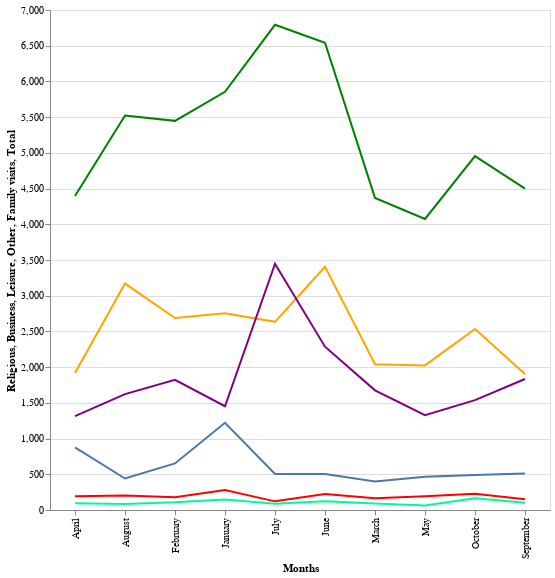

Notebook code for this chart:
### Code cell
l1=alt.Chart(to).mark_line().encode(x='Months', y='Religious',tooltip=[
        alt.Tooltip('Months:O', title='Months'),
        alt.Tooltip('Religious:Q', title='Religious') ]).properties( width=500,height=500)

l2=alt.Chart(to).mark_line(color='red').encode(x='Months', y='Business',tooltip=[
        alt.Tooltip('Months:O', title='Months'),
        alt.Tooltip('Business:Q', title='Business') ]).properties( width=500,height=500)

l3=alt.Chart(to).mark_line(color='Orange').encode(x='Months', y='Leisure',tooltip=[
        alt.Tooltip('Months:O', title='Months'),
        alt.Tooltip('Leisure:Q', title='Leisure') ]).properties( width=500,height=500)

l4=alt.Chart(to).mark_line(color='MediumSpringGreen').encode(x='Months', y='Other',tooltip=[
        alt.Tooltip('Months:O', title='Months'),
        alt.Tooltip('Other:Q', title='Other') ]).properties( width=500,height=500)

l5=alt.Chart(to).mark_line(color='Purple').encode(x='Months', y='Family visits',tooltip=[
        alt.Tooltip('Months:O', title='Months'),
        alt.Tooltip('Family visits:Q', title='Family visits') ]).properties( width=500,height=500)

l6=alt.Chart(to).mark_line(color='Green').encode(x='Months', y='Total',tooltip=[
        alt.Tooltip('Months:O', title='Months'),
        alt.Tooltip('Total:Q', title='Total') ]).properties( width=500,height=500)
l1+l2+l3+l4+l5+l6

### Figure 1 — Vega-Lite specification as saved in the notebook (floating-point values rounded to 4 significant figures)
{"config": {"view": {"continuousWidth": 400, "continuousHeight": 300}}, "layer": [{"mark": "line", "encoding": {"tooltip": [{"field": "Months", "title": "Months", "type": "ordinal"}, {"field": "Religious", "title": "Religious", "type": "quantitative"}], "x": {"field": "Months", "type": "nominal"}, "y": {"field": "Religious", "type": "quantitative"}}, "height": 500, "width": 500}, {"mark": {"type": "line", "color": "red"}, "encoding": {"tooltip": [{"field": "Months", "title": "Months", "type": "ordinal"}, {"field": "Business", "title": "Business", "type": "quantitative"}], "x": {"field": "Months", "type": "nominal"}, "y": {"field": "Business", "type": "quantitative"}}, "height": 500, "width": 500}, {"mark": {"type": "line", "color": "Orange"}, "encoding": {"tooltip": [{"field": "Months", "title": "Months", "type": "ordinal"}, {"field": "Leisure", "title": "Leisure", "type": "quantitative"}], "x": {"field": "Months", "type": "nominal"}, "y": {"field": "Leisure", "type": "quantitative"}}, "height": 500, "width": 500}, {"mark": {"type": "line", "color": "MediumSpringGreen"}, "encoding": {"tooltip": [{"field": "Months", "title": "Months", "type": "ordinal"}, {"field": "Other", "title": "Other", "type": "quantitative"}], "x": {"field": "Months", "type": "nominal"}, "y": {"field": "Other", "type": "quantitative"}}, "height": 500, "width": 500}, {"mark": {"type": "line", "color": "Purple"}, "encoding": {"tooltip": [{"field": "Months", "title": "Months", "type": "ordinal"}, {"field": "Family visits", "title": "Family visits", "type": "quantitative"}], "x": {"field": "Months", "type": "nominal"}, "y": {"field": "Family visits", "type": "quantitative"}}, "height": 500, "width": 500}, {"mark": {"type": "line", "color": "Green"}, "encoding": {"tooltip": [{"field": "Months", "title": "Months", "type": "ordinal"}, {"field": "Total", "title": "Total", "type": "quantitative"}], "x": {"field": "Months", "type": "nominal"}, "y": {"field": "Total", "type": "quantitative"}}, "height": 500, "width": 500}], "data": {"name": "data-550a5f2238c77a95a00ce082666ce0f8"}, "$schema": "https://vega.github.io/schema/vega-lite/v4.17.0.json", "datasets": {"data-550a5f2238c77a95a00ce082666ce0f8": [{"Months": "January", "Religious": 1221.0, "Business": 279.0, "Leisure": 2754.0, "Other": 148.7, "Family visits": 1453.0, "Total": 5856.0}, {"Months": "February", "Religious": 651.5, "Business": 178.3, "Leisure": 2689.0, "Other": 107.9, "Family visits": 1822.0, "Total": 5448.0}, {"Months": "March", "Religious": 397.8, "Business": 166.1, "Leisure": 2040.0, "Other": 89.36, "Family visits": 1676.0, "Total": 4369.0}, {"Months": "April", "Religious": 876.0, "Business": 191.3, "Leisure": 1919.0, "Other": 96.02, "Family visits": 1314.0, "Total": 4396.0}, {"Months": "May", "Religious": 466.5, "Business": 191.4, "Leisure": 2024.0, "Other": 64.34, "Family visits": 1328.0, "Total": 4074.0}, {"Months": "June", "Religious": 505.2, "Business": 222.7, "Leisure": 3406.0, "Other": 121.3, "Family visits": 2286.0, "Total": 6541.0}, {"Months": "July", "Religious": 503.3, "Business": 121.1, "Leisure": 2634.0, "Other": 86.75, "Family visits": 3448.0, "Total": 6793.0}, {"Months": "August", "Religious": 441.3, "Business": 203.1, "Leisure": 3170.0, "Other": 84.43, "Family visits": 1623.0, "Total": 5522.0}, {"Months": "September", "Religious": 509.6, "Business": 151.0, "Leisure": 1905.0, "Other": 100.1, "Family visits": 1834.0, "Total": 4499.0}, {"Months": "October", "Religious": 488.5, "Business": 228.8, "Leisure": 2534.0, "Other": 165.5, "Family visits": 1538.0, "Total": 4955.0}]}}
